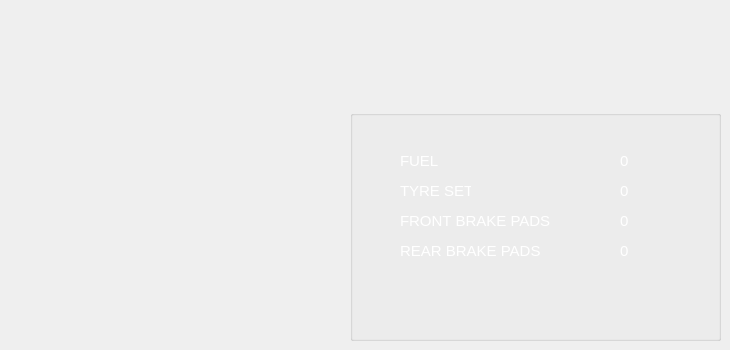
      <widget class="QWidget" name="fuelNstrat">
       <widget class="QGroupBox" name="fuelNstratBox">
        <property name="geometry">
         <rect>
          <x>350</x>
          <y>110</y>
          <width>371</width>
          <height>231</height>
         </rect>
        </property>
        <property name="title">
         <string/>
        </property>
        <widget class="QLabel" name="fuelTitle">
         <property name="geometry">
          <rect>
           <x>50</x>
           <y>40</y>
           <width>41</width>
           <height>21</height>
          </rect>
         </property>
         <property name="font">
          <font>
           <pointsize>11</pointsize>
          </font>
         </property>
         <property name="styleSheet">
          <string notr="true">color:white;</string>
         </property>
         <property name="text">
          <string>FUEL</string>
         </property>
        </widget>
        <widget class="QLabel" name="tyreSetTitle">
         <property name="geometry">
          <rect>
           <x>50</x>
           <y>70</y>
           <width>71</width>
           <height>21</height>
          </rect>
         </property>
         <property name="font">
          <font>
           <pointsize>11</pointsize>
          </font>
         </property>
         <property name="styleSheet">
          <string notr="true">color:white;</string>
         </property>
         <property name="text">
          <string>TYRE SET</string>
         </property>
        </widget>
        <widget class="QLabel" name="frontBrakePadsTitle">
         <property name="geometry">
          <rect>
           <x>50</x>
           <y>100</y>
           <width>151</width>
           <height>21</height>
          </rect>
         </property>
         <property name="font">
          <font>
           <pointsize>11</pointsize>
          </font>
         </property>
         <property name="styleSheet">
          <string notr="true">color:white;</string>
         </property>
         <property name="text">
          <string>FRONT BRAKE PADS</string>
         </property>
        </widget>
        <widget class="QLabel" name="rearBreakPadsTitle">
         <property name="geometry">
          <rect>
           <x>50</x>
           <y>130</y>
           <width>151</width>
           <height>21</height>
          </rect>
         </property>
         <property name="font">
          <font>
           <pointsize>11</pointsize>
          </font>
         </property>
         <property name="styleSheet">
          <string notr="true">color:white;</string>
         </property>
         <property name="text">
          <string>REAR BRAKE PADS</string>
         </property>
        </widget>
        <widget class="QLabel" name="fuelValue">
         <property name="geometry">
          <rect>
           <x>270</x>
           <y>40</y>
           <width>41</width>
           <height>21</height>
          </rect>
         </property>
         <property name="font">
          <font>
           <pointsize>11</pointsize>
          </font>
         </property>
         <property name="styleSheet">
          <string notr="true">color:white;</string>
         </property>
         <property name="text">
          <string>0</string>
         </property>
        </widget>
        <widget class="QLabel" name="tyreSetValue">
         <property name="geometry">
          <rect>
           <x>270</x>
           <y>70</y>
           <width>41</width>
           <height>21</height>
          </rect>
         </property>
         <property name="font">
          <font>
           <pointsize>11</pointsize>
          </font>
         </property>
         <property name="styleSheet">
          <string notr="true">color:white;</string>
         </property>
         <property name="text">
          <string>0</string>
         </property>
        </widget>
        <widget class="QLabel" name="frontBrakePadsValue">
         <property name="geometry">
          <rect>
           <x>270</x>
           <y>100</y>
           <width>41</width>
           <height>21</height>
          </rect>
         </property>
         <property name="font">
          <font>
           <pointsize>11</pointsize>
          </font>
         </property>
         <property name="styleSheet">
          <string notr="true">color:white;</string>
         </property>
         <property name="text">
          <string>0</string>
         </property>
        </widget>
        <widget class="QLabel" name="rearBrakePadsValue">
         <property name="geometry">
          <rect>
           <x>270</x>
           <y>130</y>
           <width>41</width>
           <height>21</height>
          </rect>
         </property>
         <property name="font">
          <font>
           <pointsize>11</pointsize>
          </font>
         </property>
         <property name="styleSheet">
          <string notr="true">color:white;</string>
         </property>
         <property name="text">
          <string>0</string>
         </property>
        </widget>
       </widget>
      </widget>
